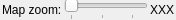
<?xml version="1.0" encoding="UTF-8"?>
<ui version="4.0">
 <class>ZoomSlider</class>
 <widget class="QWidget" name="ZoomSlider">
  <property name="geometry">
   <rect>
    <x>0</x>
    <y>0</y>
    <width>260</width>
    <height>32</height>
   </rect>
  </property>
  <property name="windowTitle">
   <string>Zoom Slider</string>
  </property>
  <layout class="QHBoxLayout" name="horizontalLayout" stretch="0,1,0">
   <property name="spacing">
    <number>2</number>
   </property>
   <property name="sizeConstraint">
    <enum>QLayout::SetFixedSize</enum>
   </property>
   <property name="leftMargin">
    <number>2</number>
   </property>
   <property name="topMargin">
    <number>0</number>
   </property>
   <property name="rightMargin">
    <number>2</number>
   </property>
   <property name="bottomMargin">
    <number>0</number>
   </property>
   <item>
    <widget class="QLabel" name="sliderLabel">
     <property name="text">
      <string>Map zoom:</string>
     </property>
    </widget>
   </item>
   <item>
    <widget class="QSlider" name="zoomSlider">
     <property name="toolTip">
      <string>Current zoom level of map.</string>
     </property>
     <property name="minimum">
      <number>1</number>
     </property>
     <property name="maximum">
      <number>10</number>
     </property>
     <property name="singleStep">
      <number>4</number>
     </property>
     <property name="pageStep">
      <number>8</number>
     </property>
     <property name="orientation">
      <enum>Qt::Horizontal</enum>
     </property>
     <property name="tickPosition">
      <enum>QSlider::TicksBelow</enum>
     </property>
    </widget>
   </item>
   <item>
    <widget class="QLabel" name="zoomValue">
     <property name="toolTip">
      <string>Current tile size in pixels.</string>
     </property>
     <property name="text">
      <string>XXX</string>
     </property>
    </widget>
   </item>
  </layout>
 </widget>
 <tabstops>
  <tabstop>zoomSlider</tabstop>
 </tabstops>
 <resources>
  <include location="rpgmapper.qrc"/>
 </resources>
 <connections/>
</ui>
